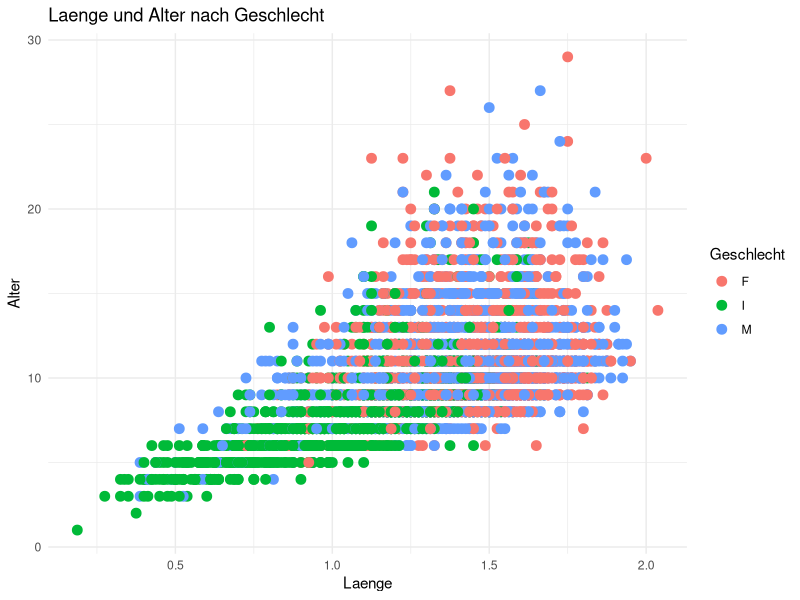
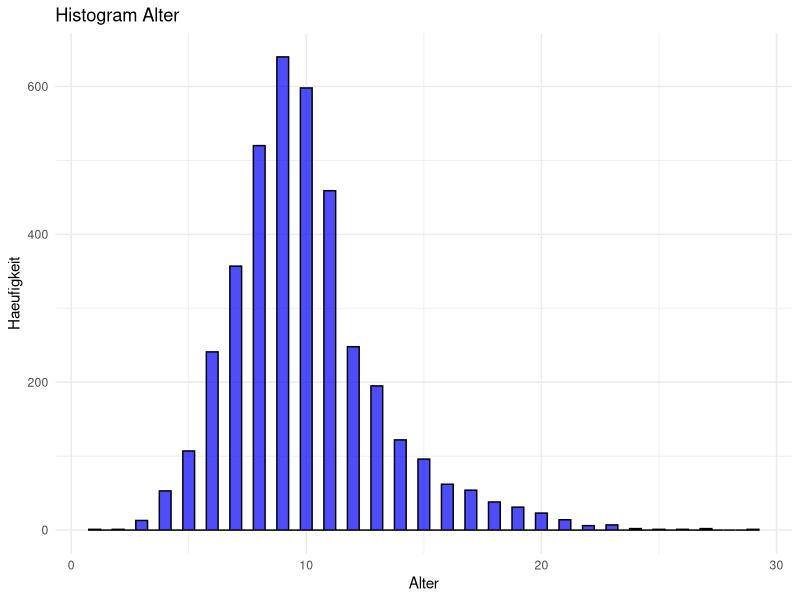
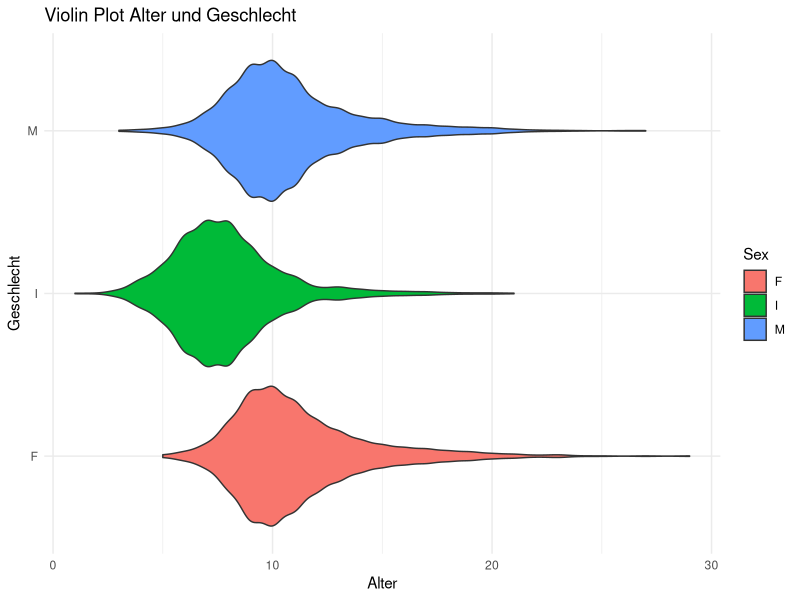
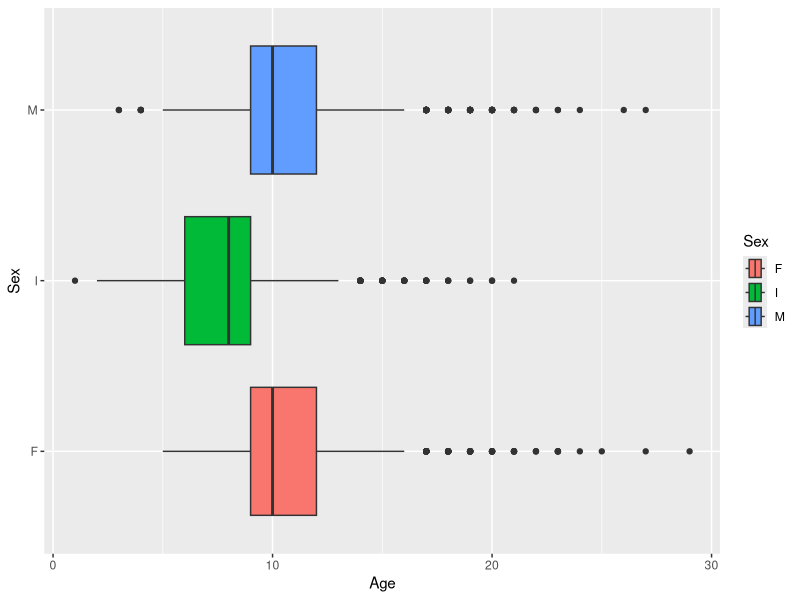
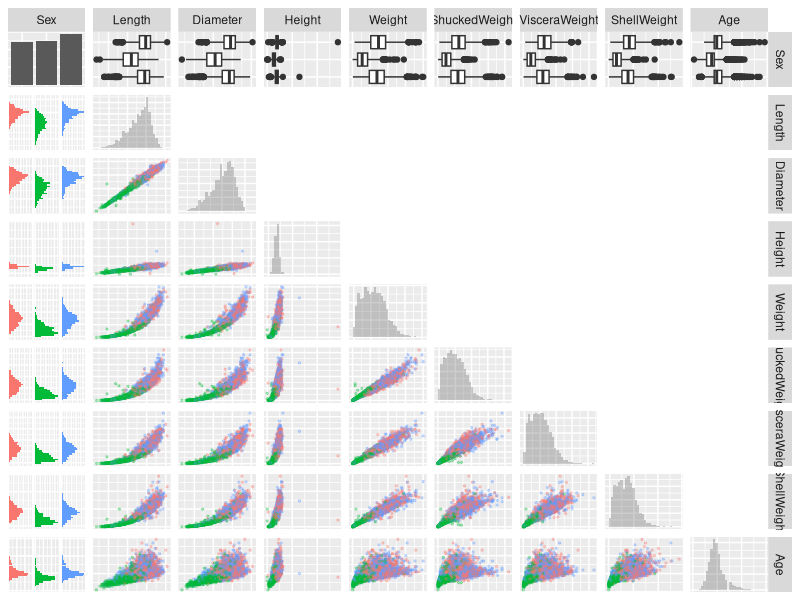
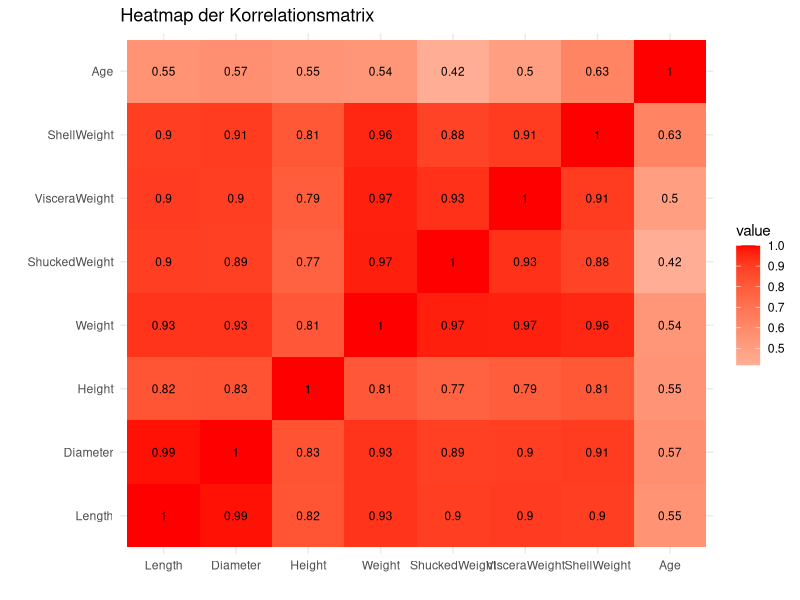

Reproduce these figures in R, in order.
################################################################################
#
#   PStA Maschinelles Lernen SS2024
#   Datensatz:  Crab Age Prediction
#       Kaggle: https://www.kaggle.com/datasets/sidhus/crab-age-prediction
#
#   Vorgelegt von:  Sami Taieb (00803933) AI-M
#
################################################################################
library(ggplot2)
library(GGally)

# Daten einlesen
#setwd("C:/Users/administrator.ICD/Desktop/R ML")
setwd("C:/Users/Sami/Desktop/CrabAgePrediction_ML_DataAnalysis")

Daten <- read.csv("CrabAgePrediction.csv",header=TRUE,sep=",", fill=TRUE, stringsAsFactors=TRUE)


# Datenkorrektur
Daten[, "Sex"] <- as.factor(Daten[, "Sex"])

# Datensatz in Geschlaechter aufteilen
Daten_M <- Daten[which(Daten$Sex == "M"), ]
Daten_F <- Daten[which(Daten$Sex == "F"), ]
Daten_I <- Daten[which(Daten$Sex == "I"), ]

# PLOT: Laenge und Alter nach Geschlecht
gang_plot <- ggplot(Daten, aes(x = Length, y = Age, color = Sex)) +
geom_point(size = 3) +
labs(
  title = "Laenge und Alter nach Geschlecht",
  x = "Laenge",
  y = "Alter",
  color = "Geschlecht"
) +
theme_minimal()

ggsave(filename = "groesse_alter_nach_geschlecht.png", plot = gang_plot, bg = "white", width = 10, height = 7)


#PLOT: Histogram Alter
hist_plot <- ggplot(Daten, aes(x = Age)) +
geom_histogram(binwidth = 0.5, fill = "blue", color = "black", alpha = 0.7) + #alpha macht balken etwas trasparent
labs(
  title = "Histogram Alter",
  x = "Alter",
  y = "Haeufigkeit"
) +
theme_minimal()
ggsave(filename = "histogram_alter.png", plot = hist_plot, bg = "white", width = 10, height = 7)

#PLOT: Violin Alter Geschlecht
violin_plot <- ggplot(Daten, aes(x = Age, y = Sex, fill = Sex)) +
geom_violin() +
labs(
  title = "Violin Plot Alter und Geschlecht",
  x = "Alter",
  y = "Geschlecht"
) +
theme_minimal()
ggsave(filename = "violin_alter_geschlecht.png", plot = violin_plot, bg = "white", width = 10, height = 7)

#PLOT: Box Alter Geschlecht
box_plot <- ggplot(Daten, aes(x = Age, y = Sex, fill = Sex)) +
geom_boxplot()
labs(
  title = "Boxplot Alter Geschlecht",
  x = "Alter",
  y = "Geschlecht"
) +
theme_minimal()
ggsave(filename = "boxplot_alter_geschlecht.png", plot = box_plot, bg = "white", width = 10, height = 7)

#PLOT: Pairs Plot
pairs_plot <- ggpairs(
  Daten, 
  axisLabels = "none",
  lower = list(continuous = wrap("points", alpha = 0.3, size = 0.5), mapping = aes(color = Sex)),
  diag = list(continuous = wrap("barDiag", alpha = 0.3, bins = 30)),
  upper = list(continuous = wrap("blank"))
  )
ggsave(filename = "pairs_plot.png", plot = pairs_plot, bg = "white", width = 10, height = 7)

#Korrelationsmatrix
korrelationsmatrix <- cor(Daten[, 2 : 9])
koordinaten_heatmap <- expand.grid(row = colnames(korrelationsmatrix), col = colnames(korrelationsmatrix))
heatmap_daten <- cbind(koordinaten_heatmap, value = as.vector(korrelationsmatrix))
#PLOT: Korrelationsmatrix
korr_mat_plot <- ggplot(data = heatmap_daten, aes(x = col, y = row, fill = value)) +
  geom_tile() +
  scale_fill_gradient2(low = "blue", mid = "white", high = "red", midpoint = 0) +
  geom_text(aes(label = round(value, 2)), color = "black", size = 3) +
  theme_minimal() +
  labs(
    title = "Heatmap der Korrelationsmatrix",
    x = "",
    y = ""
  )
  ggsave(filename = "korrelationsmatrix_heatmap.png", plot = korr_mat_plot, bg = "white", width = 10, height = 7)
